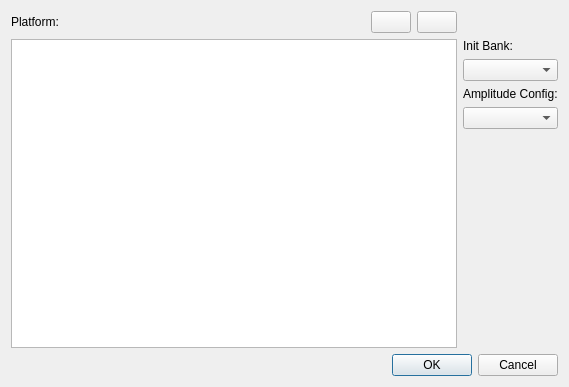
<?xml version="1.0" encoding="UTF-8"?>
<ui version="4.0">
 <class>AmplitudeAudioSettingsDialog</class>
 <widget class="QDialog" name="AmplitudeAudioSettingsDialog">
  <property name="geometry">
   <rect>
    <x>0</x>
    <y>0</y>
    <width>569</width>
    <height>387</height>
   </rect>
  </property>
  <property name="windowTitle">
   <string>Amplitude Audio Settings</string>
  </property>
  <property name="windowIcon">
   <iconset resource="../QtResources/resources.qrc">
    <normaloff>:/AssetIcons/Audio_Control_Collection.svg</normaloff>:/AssetIcons/Audio_Control_Collection.svg</iconset>
  </property>
  <layout class="QVBoxLayout" name="verticalLayout_2">
   <item>
    <layout class="QGridLayout" name="gridLayout">
     <item row="0" column="0">
      <layout class="QHBoxLayout" name="horizontalLayout_2">
       <item>
        <widget class="QLabel" name="label">
         <property name="text">
          <string>Platform:</string>
         </property>
        </widget>
       </item>
       <item>
        <spacer name="horizontalSpacer">
         <property name="orientation">
          <enum>Qt::Horizontal</enum>
         </property>
         <property name="sizeHint" stdset="0">
          <size>
           <width>40</width>
           <height>20</height>
          </size>
         </property>
        </spacer>
       </item>
       <item>
        <widget class="QPushButton" name="ButtonAdd">
         <property name="text">
          <string/>
         </property>
         <property name="icon">
          <iconset resource="../../../../Tools/Libs/GuiFoundation/QtResources/resources.qrc">
           <normaloff>:/GuiFoundation/Icons/DocumentAdd.svg</normaloff>:/GuiFoundation/Icons/DocumentAdd.svg</iconset>
         </property>
        </widget>
       </item>
       <item>
        <widget class="QPushButton" name="ButtonRemove">
         <property name="text">
          <string/>
         </property>
         <property name="icon">
          <iconset resource="../../../../Tools/Libs/GuiFoundation/QtResources/resources.qrc">
           <normaloff>:/GuiFoundation/Icons/Delete.svg</normaloff>:/GuiFoundation/Icons/Delete.svg</iconset>
         </property>
        </widget>
       </item>
      </layout>
     </item>
     <item row="1" column="0">
      <widget class="QListWidget" name="ListPlatforms">
       <property name="editTriggers">
        <set>QAbstractItemView::NoEditTriggers</set>
       </property>
       <property name="alternatingRowColors">
        <bool>false</bool>
       </property>
       <property name="selectionBehavior">
        <enum>QAbstractItemView::SelectRows</enum>
       </property>
       <property name="sortingEnabled">
        <bool>true</bool>
       </property>
      </widget>
     </item>
     <item row="1" column="1">
      <layout class="QVBoxLayout" name="verticalLayout">
       <item>
        <widget class="QLabel" name="label_2">
         <property name="text">
          <string>Init Bank:</string>
         </property>
        </widget>
       </item>
       <item>
        <widget class="QComboBox" name="ComboBank"/>
       </item>
       <item>
        <widget class="QLabel" name="label_5">
         <property name="text">
          <string>Amplitude Config:</string>
         </property>
        </widget>
       </item>
       <item>
        <widget class="QComboBox" name="ComboConfig">
         <property name="toolTip">
          <string>Must be identical to what has been configured in Fmod Studio for this platform.</string>
         </property>
        </widget>
       </item>
       <item>
        <spacer name="verticalSpacer">
         <property name="orientation">
          <enum>Qt::Vertical</enum>
         </property>
         <property name="sizeHint" stdset="0">
          <size>
           <width>20</width>
           <height>40</height>
          </size>
         </property>
        </spacer>
       </item>
      </layout>
     </item>
    </layout>
   </item>
   <item>
    <widget class="QDialogButtonBox" name="ButtonBox">
     <property name="standardButtons">
      <set>QDialogButtonBox::Cancel|QDialogButtonBox::Ok</set>
     </property>
    </widget>
   </item>
  </layout>
 </widget>
 <resources>
  <include location="../../../../Tools/Libs/GuiFoundation/QtResources/resources.qrc"/>
  <include location="../QtResources/resources.qrc"/>
 </resources>
 <connections/>
</ui>
